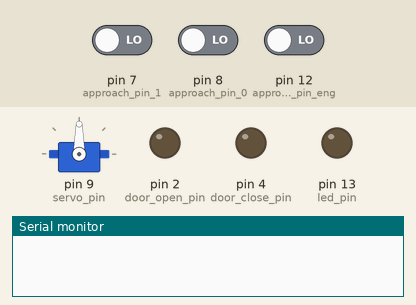
Recording of a sketch running on a simulated Arduino Uno, built with avr-gcc and run on an emulated ATmega328P. Parts: servo, output pins drawn as LEDs (lit = HIGH), the last lines printed to the serial monitor. Dashed ring = blinking. Inputs (shaded band) come from the test bench; at power-on: pin 12 (approach_pin_eng) LOW, pin 7 (approach_pin_1) LOW, pin 8 (approach_pin_0) LOW.

Above: at 1.2 s.
1.3 s: pin 12 (approach_pin_eng) driven HIGH
At 2.2 s:
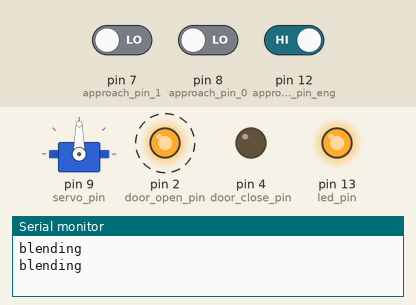
At 3.5 s:
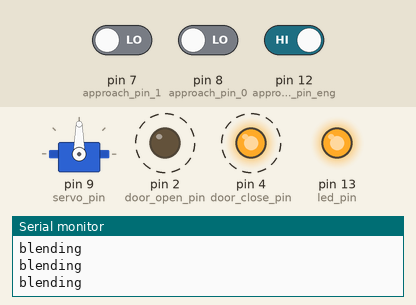
Timing chart, 0 to 7.8 s (numbered marks = the images above; inputs shaded):
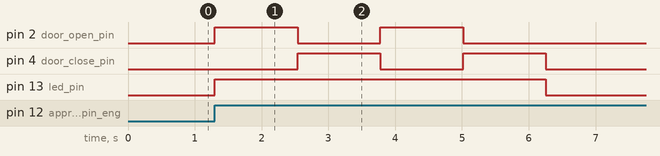

Measured:
- after the input at 1.3 s, pin 2 (door_open_pin): alternates HIGH for 1.2 s and LOW for 1.2 s, 4 changes in all, then stays LOW, starting at once; pin 4 (door_close_pin): alternates HIGH for 1.2 s and LOW for 1.2 s, 4 changes in all, then stays LOW, starting after 1.2 s; pin 13 (led_pin): LOW → HIGH at once, → LOW 5.0 s later

The sketch:

Infantry_sup_2_times.ino
```cpp
#include "Inf_station.h"
Servo servo;

void setup() {
  init_pins();
  servo.attach(servo_pin);
  Serial.begin(9600);
  digitalWrite(led_pin,LOW); // close the led
  //digitalWrite(LED_BUILTIN, LOW);
}

void open_door(void){
  digitalWrite(led_pin,HIGH);
  digitalWrite(door_open_pin, HIGH);
  blend(servo, open_time);
  digitalWrite(door_open_pin, LOW);
}

void close_door(void){
  digitalWrite(door_close_pin, HIGH);
  blend(servo, close_time);
  digitalWrite(door_close_pin, LOW);
  digitalWrite(led_pin,LOW);
}

void hold_door(void){
  digitalWrite(door_close_pin, LOW);
  digitalWrite(door_open_pin, LOW);
  blend(servo, hold_time);
}

void loop() {
  if (should_open()) {
    //Serial.println("open_door");
    //digitalWrite(LED_BUILTIN, HIGH);

    // open the gate;
    open_door();
    // hold the gate;
    hold_door();
    // close the gate;
    close_door();

    // open the gate;
    open_door();
    // hold the gate;
    hold_door();
    // close the gate;
    close_door();

    // end the mission
    digitalWrite(door_open_pin, LOW);
    digitalWrite(door_close_pin, LOW);
    // wait for the infantry to leave
    Serial.println("wait for leaving");
    while (still_here()) {
      //delay(1);

    }
    //Serial.println("infantry leave");
    //digitalWrite(LED_BUILTIN, LOW);
  }
}
```

Inf_station.cpp
```cpp
#include "Inf_station.h"

void init_pins() {
  pinMode(door_open_pin, OUTPUT);
  pinMode(door_close_pin, OUTPUT);
  pinMode(led_pin, OUTPUT);
  digitalWrite(door_open_pin, LOW);
  digitalWrite(door_close_pin, LOW);
  digitalWrite(led_pin, LOW);
  pinMode(approach_pin_0, INPUT);
  pinMode(approach_pin_1, INPUT);
  pinMode(approach_pin_eng, INPUT);
}

// perform blend for certain time, singal thread;
void blend(Servo servo, unsigned int total_time) {
  unsigned int pos;
  // The step has to be the period time, in milli-seconds
  for (unsigned int iter = 0; iter < total_time; iter += 600) {
    Serial.println("blending");
    for (pos = 60; pos <= 120; pos += 1) {
      // in steps of 1 degree
      servo.write(pos);
      delay(5);
    }
    for (pos = 120; pos >= 60; pos -= 1) {
      servo.write(pos);
      delay(5);
    }
  }
}


bool should_open() {
  bool flag2 = (digitalRead(approach_pin_1) == HIGH);
   bool flag1 = (digitalRead(approach_pin_0) == HIGH);
   bool flag3 = (digitalRead(approach_pin_eng) == HIGH);
   return ((flag1 && flag2) || flag3 );
}
// check if the infantry is still at the gate
bool still_here() {
  bool flag2 = (digitalRead(approach_pin_1) == HIGH);
   bool flag1 = (digitalRead(approach_pin_0) == HIGH);
   bool flag3 = (digitalRead(approach_pin_eng) == HIGH);
   return ((flag1 || flag2) || flag3 );
}
```

Inf_station.h
```cpp
#include <Arduino.h>
#include <Servo.h>

#ifndef InfStation
#define InfStation

// output pins
#define servo_pin 9
//red
#define door_open_pin 2
#define led_pin 13
//blue
#define door_close_pin 4
// input pins
#define approach_pin_0 8
#define approach_pin_1 7
#define approach_pin_eng 12
// door parameters (ms)
#define open_time 1200
#define hold_time 0
#define close_time 1200
// trigger parameters (ms) (cm)
#define trigger_time 50
#define stable_distance 20
#define distance_difference 1

void init_pins();

// perform blend for certain time, singal thread;
void blend(Servo servo, unsigned int total_time);

// check if it is time to open the door
bool should_open();
// check if the infantry is still at the gate
bool still_here();

#endif
```
